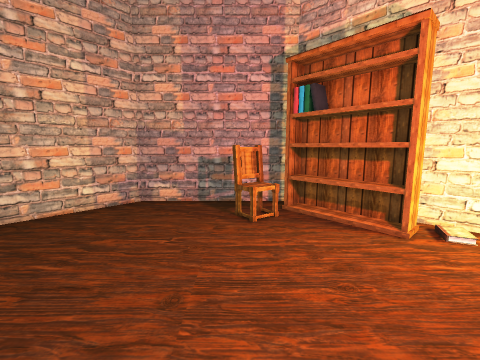
[1] (above)

13 first-person views from a walk through a 3-D level made in the Unity game engine. The camera is 1.5 m above the floor, tilts 8° down and sees 90° across. The floor is counted in squares, 0.5 m on a side. Each view is taken from the middle of a square. On the plan, view 1 faces up. The plan holds only what a view shows up to about 19 squares ahead; the rest is blank. The place goes on beyond the plan. Some surface patterns are stand-ins.

[2]
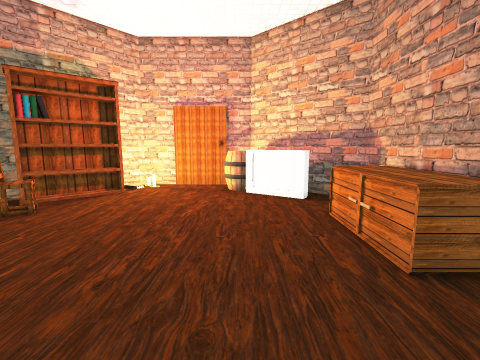

[3]
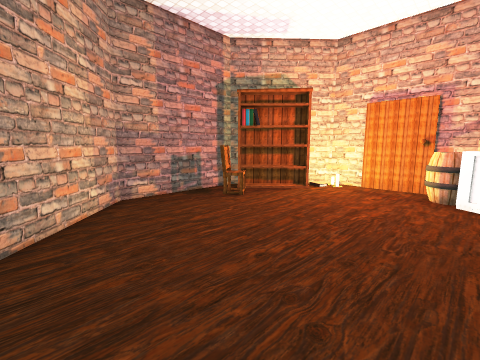

[4]
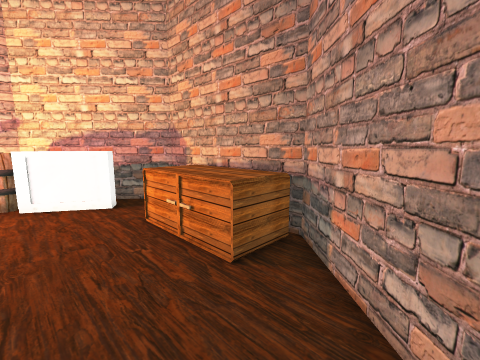

[5]
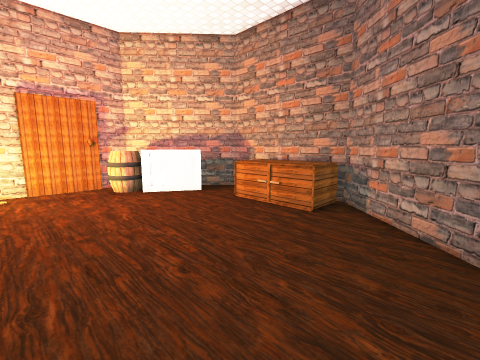

[6]
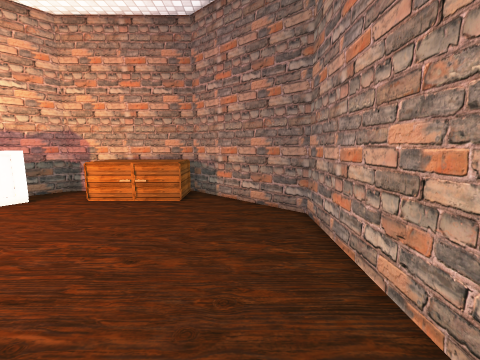

[7]
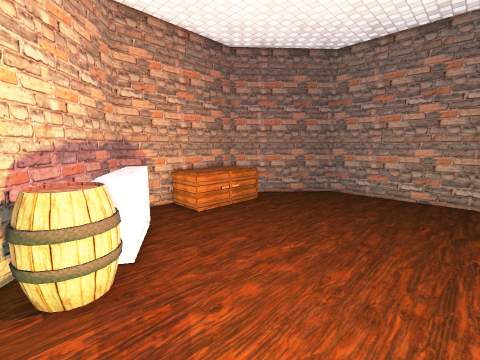

[8]
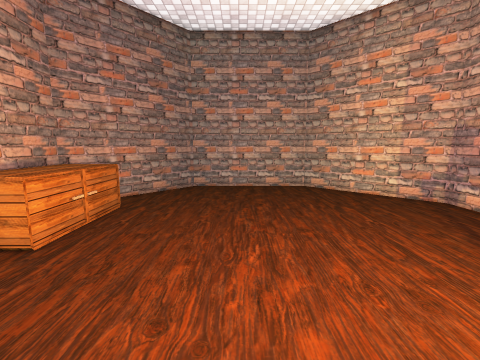

[9]
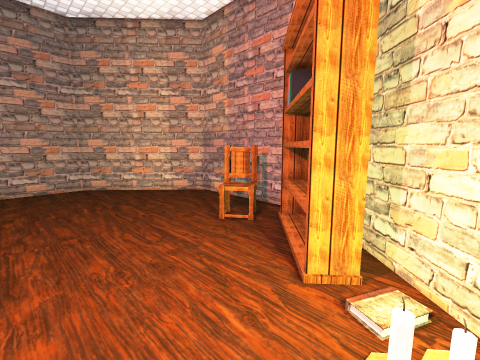

[10]
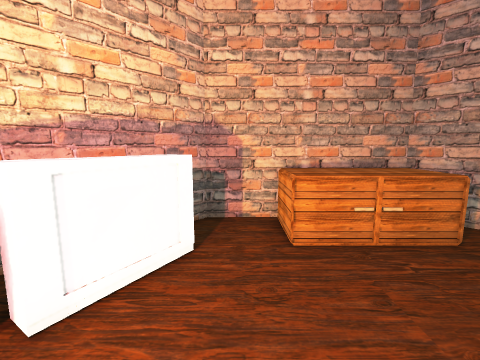

[11]
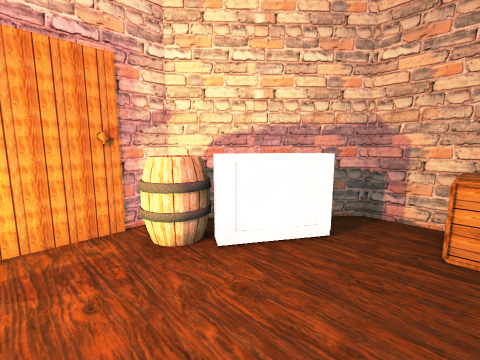

[12]
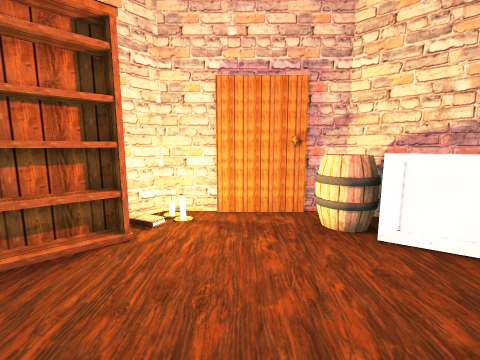

[13]
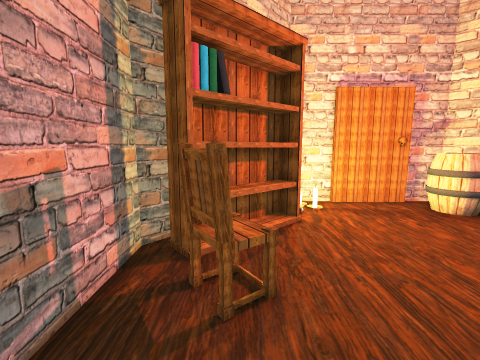

### Floor plan
Key: @ floor where view 1 was taken; # wall or solid block; . floor; / step, stairs or slope; B bookshelf; C chair; A barrel; O other object.
Columns run from 11 left of view 1 to 9 right of it. Each row starts with its distance up from view 1.
 13      ###########
 12     ##........B#
 11    ##......CCBBB #
 10   ##.......CCCBBB##
  9  ##.........C..BBB##
  8 ##..............BB ##
  7 #.................//#
  6 #...................#
  5 #...................#
  4 #...................#
  3 #...................#
  2 #...................#
  1 #................AAA#
  0 #..........@.....AAA#
 -1 #...............OAAA#
 -2 ##.............OO .##
 -3  ##............OO ##
 -4   ##..OOOOOO..OO ##
 -5    ##.OOOOOO....##
 -6     ##OOOOOO...##
 -7      ###########

Positions as (right, up) in squares from view 1, and headings:
1: (0, 0), facing up
2: (-10, 0), facing right
3: (-10, -1), facing up-right
4: (-9, 0), facing down-right
5: (-10, 6), facing down-right
6: (-8, 9), facing down
7: (8, 7), facing down-left
8: (7, 2), facing left
9: (8, 3), facing up-left
10: (2, 3), facing down
11: (0, 4), facing down-right
12: (-2, 4), facing right
13: (-4, 10), facing right
